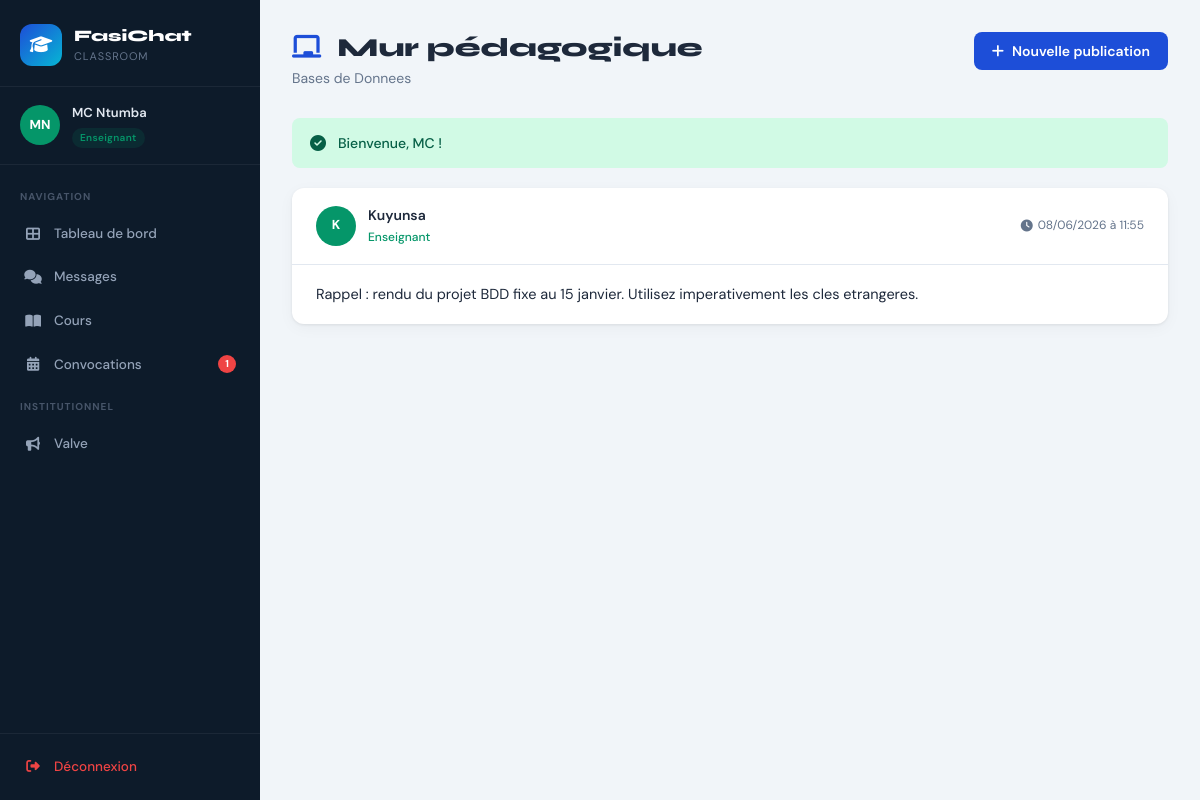
Screenshot of /index.php?page=mur&cours=2 (signed in) with the database file from the repository.
### tables this page shows
CREATE TABLE users (
    id INT PRIMARY KEY AUTO_INCREMENT,
    nom VARCHAR(100) NOT NULL,
    prenom VARCHAR(100) NOT NULL,
    email VARCHAR(150) UNIQUE NOT NULL,
    password VARCHAR(255) NOT NULL,
    role ENUM('etudiant','enseignant','assistant','doyen','vice_doyen','apparitaire') NOT NULL,
    promotion_id INT NULL,
    avatar_url VARCHAR(255) NULL,
    created_at TIMESTAMP DEFAULT CURRENT_TIMESTAMP,
    FOREIGN KEY (promotion_id) REFERENCES promotions(id) ON DELETE SET NULL
);

CREATE TABLE cours (
    id INT PRIMARY KEY AUTO_INCREMENT,
    titre VARCHAR(200) NOT NULL,
    description TEXT NULL,
    promotion_id INT NOT NULL,
    created_at TIMESTAMP DEFAULT CURRENT_TIMESTAMP,
    FOREIGN KEY (promotion_id) REFERENCES promotions(id) ON DELETE CASCADE
);

CREATE TABLE messages (
    id INT PRIMARY KEY AUTO_INCREMENT,
    expediteur_id INT NOT NULL,
    destinataire_id INT NULL,
    cours_id INT NULL,
    promotion_id INT NULL,
    contenu TEXT NOT NULL,
    type_message ENUM('prive','public_promotion','mur','doyen_vice_doyen') NOT NULL,
    lu TINYINT(1) DEFAULT 0,
    created_at TIMESTAMP DEFAULT CURRENT_TIMESTAMP,
    FOREIGN KEY (expediteur_id) REFERENCES users(id) ON DELETE CASCADE,
    FOREIGN KEY (destinataire_id) REFERENCES users(id) ON DELETE SET NULL,
    FOREIGN KEY (cours_id) REFERENCES cours(id) ON DELETE SET NULL,
    FOREIGN KEY (promotion_id) REFERENCES promotions(id) ON DELETE SET NULL
);

### controllers/MessageController.php (called while the page is built, shortened)
<?php
class MessageController
{
    private Session    $session;
    private Utilisateur $moi;
    public function __construct()
    {
        $this->session = Session::getInstance();
        $userId = $this->session->getUserId();
        $u = Utilisateur::trouverParId($userId);
        $this->moi = $u;
    }
    public function mur(string $action): void
    {
        $coursId = (int)($_GET['cours'] ?? 0);
        $cours = Cours::trouverParId($coursId);
        $mur           = new MurPedagogique($coursId);
        $publications  = $mur->getPublications();
        $utilisateur   = $this->moi;
        $flashes       = $this->session->getFlashes();
        include dirname(__DIR__) . '/views/mur/index.php';
    }
}

### classes/Utilisateur.php (called while the page is built, shortened)
<?php
abstract class Utilisateur
{
    protected string $nom;
    protected string $prenom;
    protected string $role;
    public function __construct(array $data)
    {
        $this->nom       = $data['nom']       ?? '';
        $this->prenom    = $data['prenom']    ?? '';
        $this->role      = $data['role']      ?? '';
    }
    public function getNom(): string   { return $this->nom; }
    public function getPrenom(): string { return $this->prenom; }
    public function getRole(): string  { return $this->role; }
    public function getInitiales(): string
    {
        $p = mb_strtoupper(mb_substr($this->prenom, 0, 1));
        $n = mb_strtoupper(mb_substr($this->nom, 0, 1));
        return $p . $n;
    }
    public static function trouverParId(int $id): ?static
    {
        $pdo  = BaseDeDonnees::getInstance();
        $stmt = $pdo->prepare('SELECT * FROM users WHERE id = :id LIMIT 1');
        $stmt->execute([':id' => $id]);
        $row  = $stmt->fetch();
        return UserFactory::creer($row);
    }
}

### config/config.php (called while the page is built, shortened)
<?php
spl_autoload_register(function (string $className): void {
    $paths = [
        dirname(__DIR__) . '/classes/'     . $className . '.php',
        dirname(__DIR__) . '/controllers/' . $className . '.php',
    ];
    foreach ($paths as $path) {
        if (file_exists($path)) { require_once $path; return; }
    }
});

### classes/UserFactory.php (called while the page is built)
<?php
class UserFactory
{
    public static function creer(array $data): Utilisateur
    {
        return match($data['role']) {
            'etudiant'   => new Etudiant($data),
            'enseignant' => new Enseignant($data),
            'assistant'  => new Assistant($data),
            'doyen'      => new Doyen($data),
            'vice_doyen' => new ViceDoyen($data),
            'apparitaire'=> new Apparitaire($data),
            default      => throw new InvalidArgumentException("Rôle inconnu : {$data['role']}"),
        };
    }
}

### classes/Enseignant.php (called while the page is built, shortened)
<?php
class Enseignant extends MembrePedagogique
{
    public function getRoleLabel(): string   { return 'Enseignant'; }
    public function getRoleCouleur(): string { return '#059669'; }
}

### classes/Cours.php (called while the page is built, shortened)
<?php
class Cours
{
    private string  $titre;
    public function __construct(array $data = [])
    {
        $this->titre       = $data['titre']        ?? '';
    }
    public function getTitre(): string    { return $this->titre; }
    public static function trouverParId(int $id): ?self
    {
        $pdo  = BaseDeDonnees::getInstance();
        $stmt = $pdo->prepare('SELECT * FROM cours WHERE id = :id');
        $stmt->execute([':id' => $id]);
        $row  = $stmt->fetch();
        return $row ? new self($row) : null;
    }
}

### classes/Session.php (called while the page is built, shortened)
<?php
class Session
{
    private static ?Session $instance = null;
    public static function getInstance(): static
    {
        if (self::$instance === null) {
            self::$instance = new static();
        }
        return self::$instance;
    }
    public function getFlashes(): array
    {
        $f = $_SESSION['_flash'] ?? [];
        return $f;
    }
}

### classes/MurPedagogique.php (called while the page is built, shortened)
<?php
class MurPedagogique
{
    private int $coursId;
    public function __construct(int $coursId)
    {
        $this->coursId = $coursId;
    }
    public function getPublications(): array
    {
        $pdo  = BaseDeDonnees::getInstance();
        $stmt = $pdo->prepare(
            "SELECT m.*, u.prenom AS exp_prenom, u.nom AS exp_nom, u.role AS exp_role
             FROM messages m
             JOIN users u ON m.expediteur_id = u.id
             WHERE m.cours_id = :cid AND m.type_message = 'mur'
             ORDER BY m.created_at DESC"
        );
        $stmt->execute([':cid' => $this->coursId]);
        return $stmt->fetchAll();
    }
}

### views/mur/index.php (the view, shortened to what this page needs)
<?php
$cours = $cours ?? null;
$utilisateur = $utilisateur ?? null;
$publications = $publications ?? [];
$flashes = $flashes ?? [];
?>
<?php include dirname(__DIR__) . '/layout/header.php'; ?>
<?php include dirname(__DIR__) . '/layout/sidebar.php'; ?>
<main class="main-content">
  <div class="page-header">
    <div>
      <h1 class="page-title"><i class="fas fa-chalkboard"></i> Mur pédagogique</h1>
      <p class="page-sub"><?= htmlspecialchars($cours ? $cours->getTitre() : 'Mur pédagogique') ?></p>
    </div>
    <?php if ($utilisateur && in_array($utilisateur->getRole(), ['enseignant','assistant'])): ?>
    <button class="btn btn-primary" onclick="toggleForm()">
      <i class="fas fa-plus"></i> Nouvelle publication
    </button>
    <?php endif; ?>
  </div>
  <?php foreach ($flashes as $flash): ?>
  <div class="alert alert-<?= htmlspecialchars($flash['type']) ?>">
    <i class="fas <?= $flash['type']==='success'?'fa-check-circle':'fa-exclamation-circle' ?>"></i>
    <?= htmlspecialchars($flash['message']) ?>
  </div>
  <?php endforeach; ?>
  <div class="mur-publications">
    <?php if (empty($publications)): ?>
    <div class="empty-state">
      <i class="fas fa-chalkboard"></i>
      <h3>Aucune publication</h3>
      <p>Le mur pédagogique de ce cours est vide pour l'instant.</p>
    </div>
    <?php else: ?>
    <?php foreach ($publications as $pub): ?>
    <div class="mur-post card">
      <div class="mur-post-header">
        <div class="mur-author">
          <div class="mur-avatar" style="background:#059669">
            <?= strtoupper(mb_substr($pub['exp_prenom'],0,1) . mb_substr($pub['exp_nom'],0,1)) ?>
          </div>
          <div>
            <div class="mur-author-name">
              <?= htmlspecialchars($pub['exp_prenom'] . ' ' . $pub['exp_nom']) ?>
            </div>
            <div class="mur-author-role">
              <?= htmlspecialchars(ucfirst($pub['exp_role'])) ?>
            </div>
          </div>
        </div>
        <div class="mur-date">
          <i class="fas fa-clock"></i>
          <?= date('d/m/Y à H:i', strtotime($pub['created_at'])) ?>
        </div>
      </div>
      <div class="mur-post-body">
        <?= nl2br(htmlspecialchars($pub['contenu'])) ?>
      </div>
    </div>
    <?php endforeach; ?>
    <?php endif; ?>
  </div>
</main>
<?php include dirname(__DIR__) . '/layout/footer.php'; ?>

### views/layout/sidebar.php (shortened to what this page needs)
<?php
$utilisateur = $utilisateur ?? null;
if (!isset($notifs)) {
    $notifs = ['messages' => 0, 'convocations' => 0];
    try {
        if ($utilisateur) {
            $__pdo = BaseDeDonnees::getInstance();
            $__uid = $utilisateur->getId();
            $__s = $__pdo->prepare("SELECT COUNT(*) FROM messages WHERE destinataire_id = :uid AND lu = 0");
            $__s->execute([':uid' => $__uid]);
            $notifs['messages'] = (int)$__s->fetchColumn();
            if (in_array($utilisateur->getRole(), ['enseignant', 'assistant'])) {
                $__s = $__pdo->prepare("SELECT COUNT(*) FROM convocation_destinataires WHERE user_id = :uid AND lu = 0");
                $__s->execute([':uid' => $__uid]);
                $notifs['convocations'] = (int)$__s->fetchColumn();
            }
        }
    } catch (Exception $__e) {
    }
}
?>
<aside class="sidebar">
  <div class="sidebar-brand">
    <div class="brand-icon"><i class="fas fa-graduation-cap"></i></div>
    <div class="brand-text">
      <span class="brand-name">FasiChat</span>
      <span class="brand-sub">Classroom</span>
    </div>
  </div>
  <?php if ($utilisateur): ?>
  <div class="sidebar-user">
    <div class="user-avatar" style="background: <?= htmlspecialchars($utilisateur->getRoleCouleur()) ?>">
      <?= htmlspecialchars($utilisateur->getInitiales()) ?>
    </div>
    <div class="user-info">
      <div class="user-name"><?= htmlspecialchars($utilisateur->getPrenom()) ?> <?= htmlspecialchars($utilisateur->getNom()) ?></div>
      <div class="user-role-badge" style="background:<?= htmlspecialchars($utilisateur->getRoleCouleur()) ?>20;color:<?= htmlspecialchars($utilisateur->getRoleCouleur()) ?>">
        <?= htmlspecialchars($utilisateur->getRoleLabel()) ?>
      </div>
    </div>
  </div>
  <?php endif; ?>
  <nav class="sidebar-nav">
    <div class="nav-section-label">Navigation</div>
    <a href="index.php?page=dashboard" class="nav-item <?= ($_GET['page']??'dashboard')==='dashboard'?'active':'' ?>">
      <i class="fas fa-th-large"></i><span>Tableau de bord</span>
    </a>
    <?php if ($utilisateur && $utilisateur->getRole() !== 'apparitaire'): ?>
    <a href="index.php?page=messages" class="nav-item <?= ($_GET['page']??'')==='messages'?'active':'' ?>">
      <i class="fas fa-comments"></i><span>Messages</span>
    </a>
    <?php endif; ?>
    <?php if ($utilisateur && in_array($utilisateur->getRole(), ['enseignant','assistant','etudiant'])): ?>
    <a href="index.php?page=cours" class="nav-item <?= ($_GET['page']??'')==='cours'?'active':'' ?>">
      <i class="fas fa-book-open"></i><span>Cours</span>
    </a>
    <?php endif; ?>
    <?php if ($utilisateur && in_array($utilisateur->getRole(), ['enseignant','assistant','doyen','vice_doyen'])): ?>
    <a href="index.php?page=convocations" class="nav-item <?= ($_GET['page']??'')==='convocations'?'active':'' ?>">
      <i class="fas fa-calendar-alt"></i><span>Convocations</span>
      <?php if (($notifs['convocations'] ?? 0) > 0): ?>
        <span class="badge" data-notif="convocations"><?= (int)$notifs['convocations'] ?></span>
      <?php endif; ?>
    </a>
    <?php endif; ?>
    <div class="nav-section-label">Institutionnel</div>
    <a href="index.php?page=valve" class="nav-item <?= ($_GET['page']??'')==='valve'?'active':'' ?>">
      <i class="fas fa-bullhorn"></i><span>Valve</span>
    </a>
  </nav>
  <div class="sidebar-footer">
    <a href="index.php?page=logout" class="logout-btn">
      <i class="fas fa-sign-out-alt"></i><span>Déconnexion</span>
    </a>
  </div>
</aside>

### rows the page displays
users: $utilisateur->getInitiales() "MN", prenom "MC", nom "Ntumba"
cours: titre "Bases de Donnees"
messages: expediteur.nom "K", expediteur.nom "Kuyunsa", expediteur.role "Enseignant", created_at "08/06/2026 à 11:55", contenu "Rappel : rendu du projet BDD fixe au 15 janvier. Utilisez imperativement les cles etrangeres."

### other values shown
$utilisateur->getRoleLabel() "Enseignant"
$notifs['convocations'] "1"
$flash['message'] "Bienvenue, MC !"
